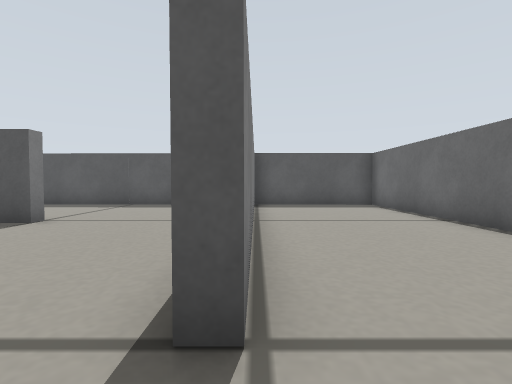
View 1 (above)

16 first-person views from a walk through a robot-simulator world made for Gazebo. The camera is 0.18 m above the floor, tilts 2° down and sees 85° across. The floor is counted in squares, 0.2 m on a side. Each view is taken from the middle of a square. On the plan, view 1 faces up. The plan holds only what a view shows up to about 11 squares ahead; the rest is blank. The robots in the file are not drawn.

View 2
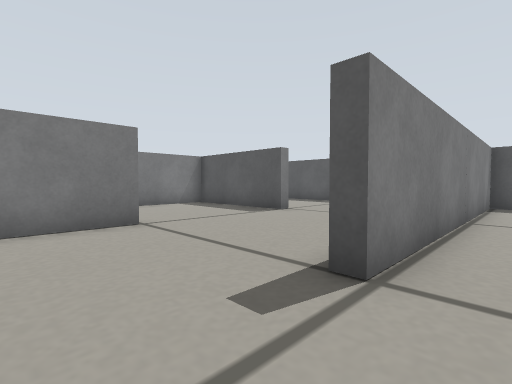

View 3
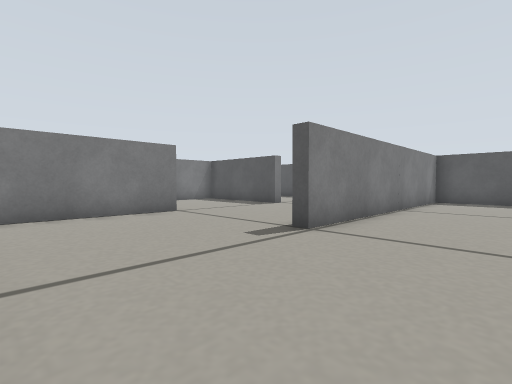

View 4
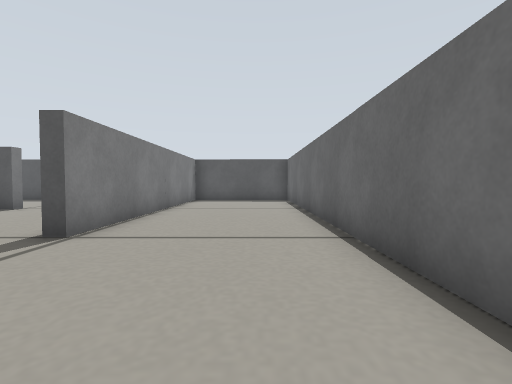

View 5
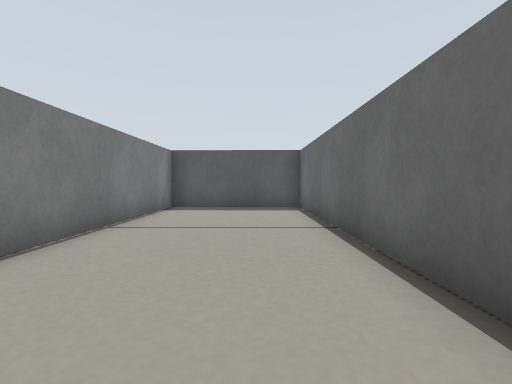

View 6
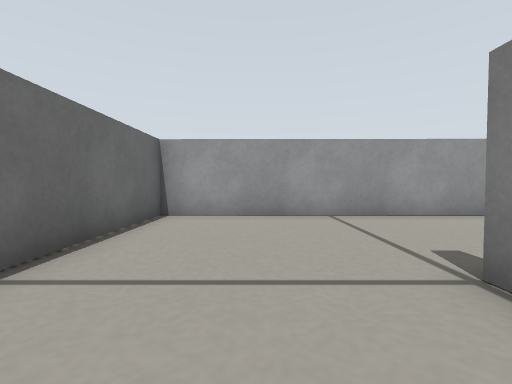

View 7
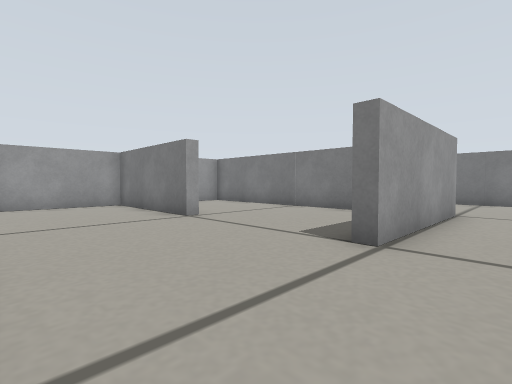

View 8
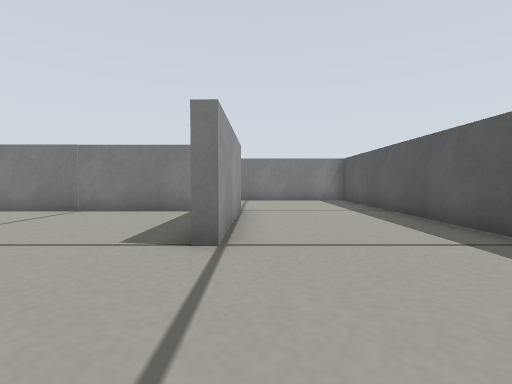

View 9
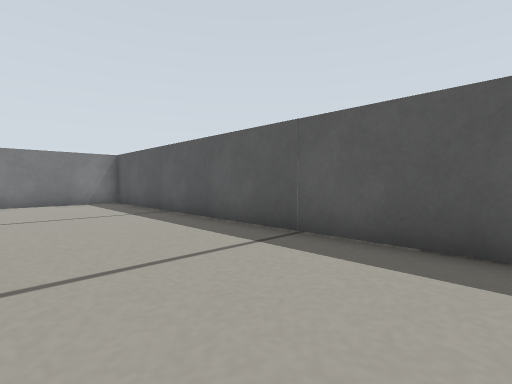

View 10
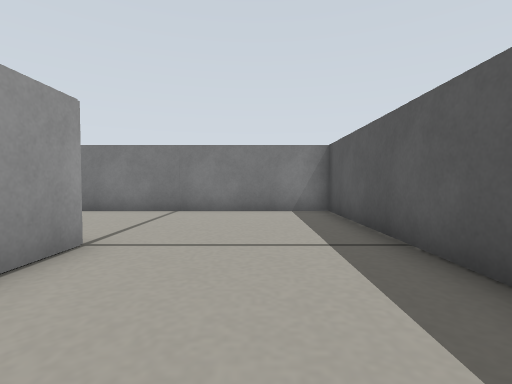

View 11
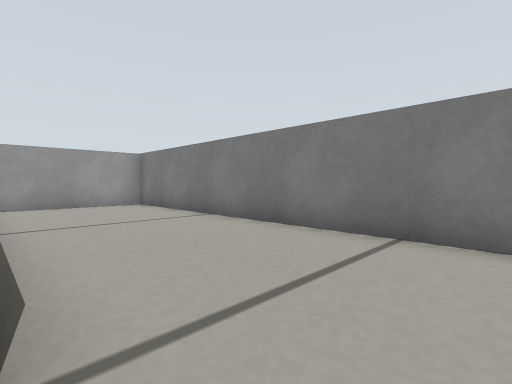

View 12
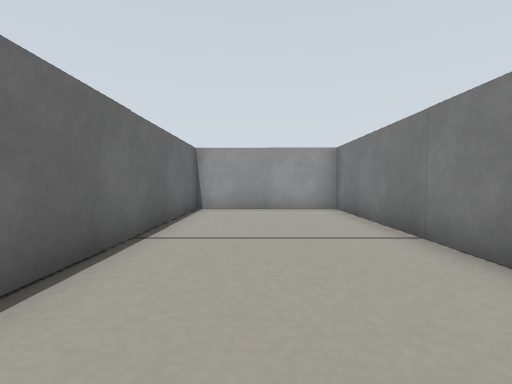

View 13
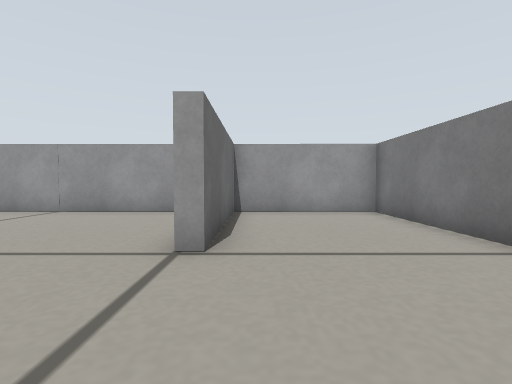

View 14
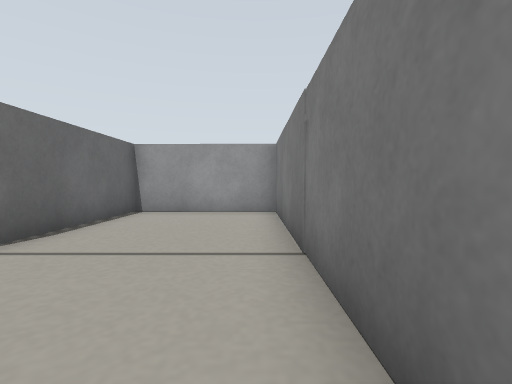

View 15
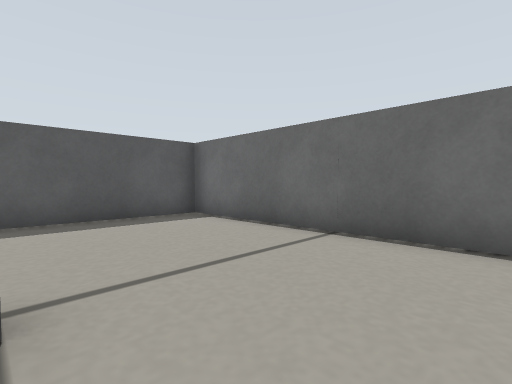

View 16
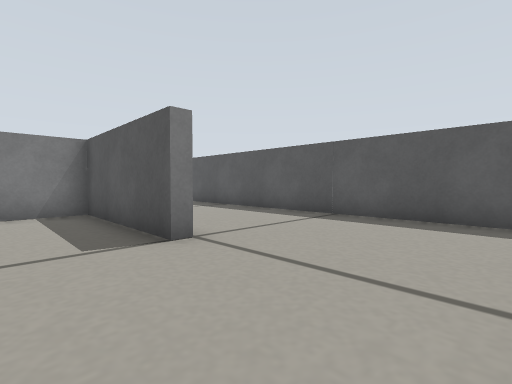

### Floor plan
Points are (right, up) in squares from view 1. A wall is a line through its corners. A room is listed if a view was taken in it or the views show most of it. See-through windows are left out.
Room 1 (views 1, 16)
walls: (-0.1, 1.5) (-0.5, 1.5); (-4.9, 1.4) (-4.9, -3.4) (0.5, -3.5); (-0.4, 4.1) (-0.4, 5.6)
ways out: opening at (0, -1) to room 2; opening at (-2.5, 6) to room 3; opening at (-5, 3.5) to room 4
Room 2 (views 2, 3, 4, 5, 6)
walls: (0.5, -3.5) (4.6, -3.5) (4.6, 11) (-0.1, 11.1) (-0.1, 1.5)
ways out: opening at (0, -1) to room 1
Room 3 (views 7, 8, 9, 10, 11, 12)
walls: (-10, 6.5) (-4.9, 6.5) (-4.9, 6.1); (-0.4, 5.6) (-0.4, 11.1) (-14.7, 11.3) (-14.7, -3.3) (-10, -3.4) (-10, 3.9)
ways out: opening at (-2.5, 6) to room 1
Room 4 (views 13, 14, 15)
walls: (-4.9, 6.1) (-9.6, 6.1) (-9.6, -3.4) (-5.3, -3.4) (-5.3, 1.4) (-4.9, 1.4)
ways out: opening at (-5, 3.5) to room 1

Positions as (right, up) in squares from view 1, and headings:
1: (0, 0), facing up
2: (1, -1), facing up-left
3: (3, -3), facing up-left
4: (3, -3), facing up
5: (3, 1), facing up
6: (2, 4), facing down
7: (-1, 8), facing down-left
8: (-1, 7), facing left
9: (-2, 7), facing up-left
10: (-6, 9), facing left
11: (-10, 8), facing down-left
12: (-12, 6), facing down
13: (-6, 5), facing down
14: (-9, 5), facing down
15: (-5, 4), facing up-right
16: (-1, 4), facing up-left
